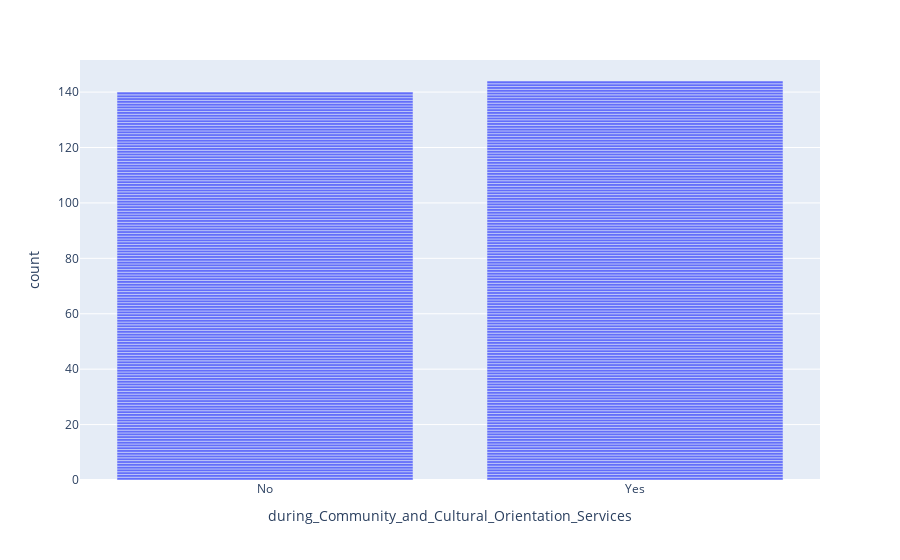

Notebook source saved alongside this figure:
### Markdown cell above
2. We see 50% percent participation in during Community and Cultural Orientation Services

### Code cell
px.bar(df, x = 'during_Community_and_Cultural_Orientation_Services')

### Figure 1 — Plotly figure (JSON) as saved in the notebook; plotly's stock layout.template omitted (floating-point values rounded to 4 significant figures; data arrays with more than 128 entries replaced by an {"elided": "..."} marker saying what was removed)
{"data": [{"alignmentgroup": "True", "hovertemplate": "during_Community_and_Cultural_Orientation_Services=%{x}<br>count=%{y}<extra></extra>", "legendgroup": "", "marker": {"color": "#636efa", "pattern": {"shape": ""}}, "name": "", "offsetgroup": "", "orientation": "v", "showlegend": false, "textposition": "auto", "type": "bar", "x": {"elided": "284 str values"}, "xaxis": "x", "y": {"elided": "284 int values"}, "yaxis": "y"}], "layout": {"autosize": true, "barmode": "relative", "legend": {"tracegroupgap": 0}, "margin": {"t": 60}, "xaxis": {"anchor": "y", "autorange": true, "domain": [0, 1], "range": [-0.5, 1.5], "title": {"text": "during_Community_and_Cultural_Orientation_Services"}, "type": "category"}, "yaxis": {"anchor": "x", "autorange": true, "domain": [0, 1], "range": [0, 151.6], "title": {"text": "count"}, "type": "linear"}}}
